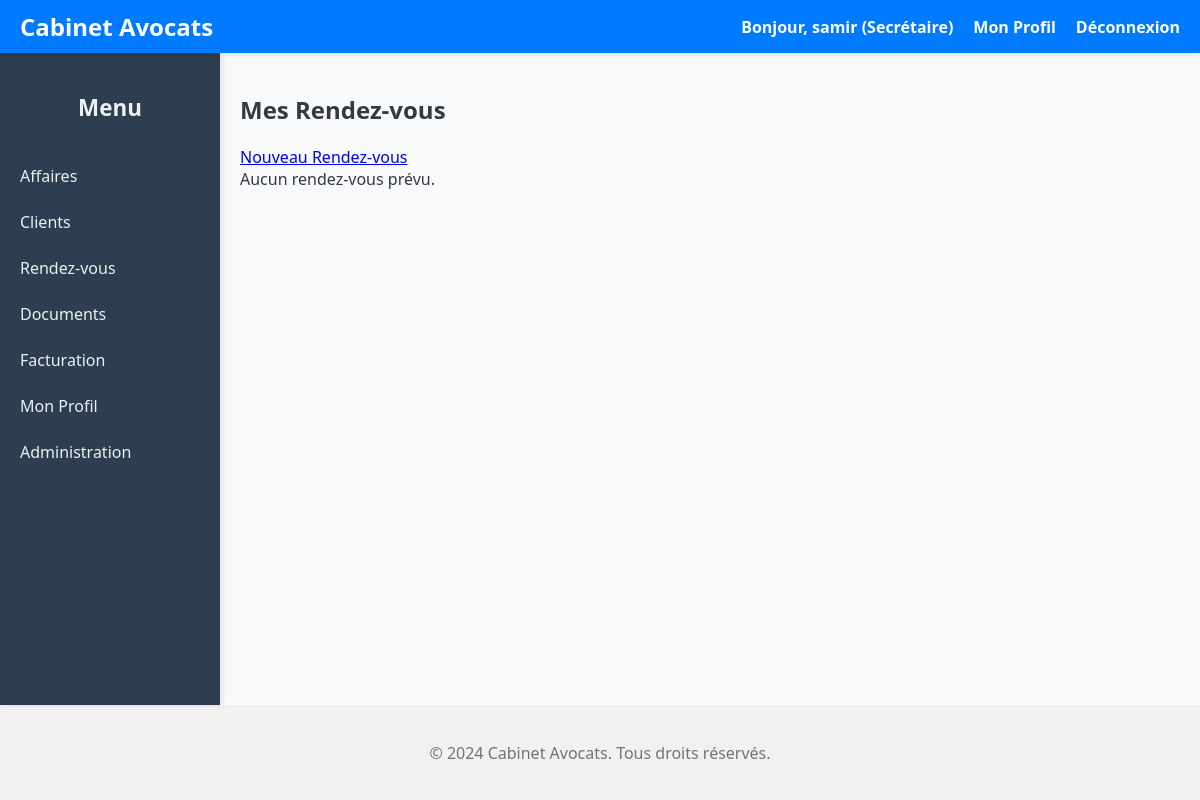
/calendrier/ (signed in), run on an earlier commit of the app's database.
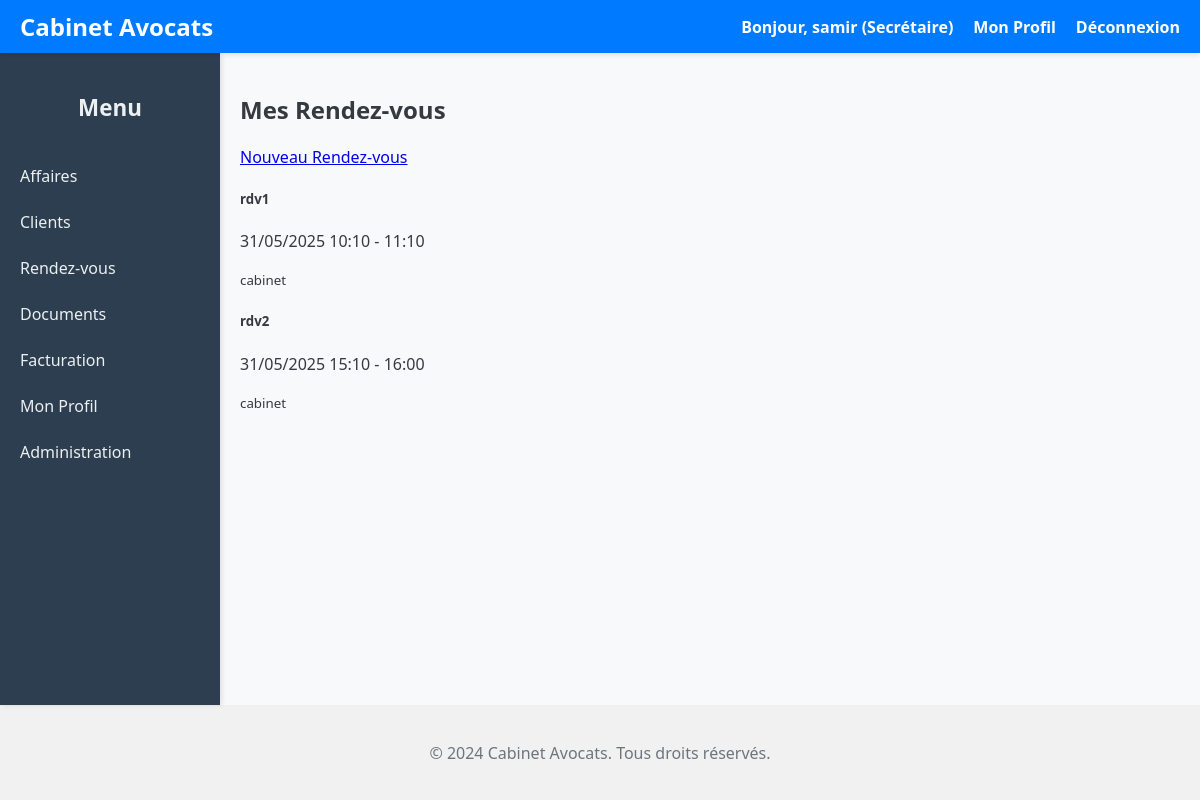
And on a later commit of the database.
### utilisateurs/models.py (models this page shows, shortened)
class Utilisateur(AbstractUser):
    ROLE_CHOICES = [
        ("AVOCAT", "Avocat"),
        ("SECRETAIRE", "Secrétaire")
    ]
    adresse = models.TextField()
    telephone = models.CharField(max_length=12, null=True, blank=True)
    role = models.CharField( max_length=20, choices=ROLE_CHOICES, default="SECRETAIRE", # Rôle par défaut si non spécifié
        verbose_name="Rôle",
        help_text="Le rôle de l'utilisateur au sein du cabinet (Avocat ou Secrétaire)."
    )
    groups = models.ManyToManyField( Group, verbose_name='groupes', blank=True, help_text='Les groupes auxquels cet utilisateur appartient. Un utilisateur '
                  'obtiendra toutes les permissions accordées à chacun de ses groupes.',
        related_name="utilisateur_set",  # Nom unique pour éviter les conflits
        related_query_name="utilisateur",
    )
    user_permissions = models.ManyToManyField( Permission, verbose_name='permissions utilisateur', blank=True, help_text='Permissions spécifiques pour cet utilisateur.',
        related_name="utilisateur_set",  # Nom unique pour éviter les conflits
        related_query_name="utilisateur",
    )
    class Meta:
        verbose_name = "Utilisateur"
        verbose_name_plural = "Utilisateurs"
        ordering = ['username'] # Tri par nom d'utilisateur par défaut

### calendrier/models.py (models this page shows, shortened)
class RendezVous(models.Model):
    titre = models.CharField(max_length=200)
    description = models.TextField(blank=True)
    date_debut = models.DateTimeField()
    date_fin = models.DateTimeField()
    lieu = models.CharField(max_length=200, blank=True)
    affaire = models.ForeignKey( Affaire, on_delete=models.SET_NULL, null=True, blank=True, related_name='rendezvous', verbose_name="Affaire associée" )
    participants = models.ManyToManyField(User, related_name='rendez_vous', null=True, blank=True)
    createur = models.ForeignKey(User, on_delete=models.CASCADE, related_name='rendez_vous_crees')
    class Meta:
        verbose_name = "Rendez-vous"
        verbose_name_plural = "Rendez-vous"
        ordering = ['date_debut']

### calendrier/views.py (the view)
# urls.py: path('', CalendrierView.as_view(), name='liste'),
class CalendrierView(LoginRequiredMixin, ListView):
    model = RendezVous
    template_name = 'calendrier/liste.html'
    context_object_name = 'rendezvous'
    def get_queryset(self):
        return RendezVous.objects.filter(
            participants=self.request.user
        ).order_by('date_debut')

### calendrier/templates/calendrier/liste.html (shortened to what this page needs)
{% extends 'base.html' %}
{% block content %}
<div class="container mt-4">
    <h2>Mes Rendez-vous</h2>
    <a href="{% url 'calendrier:creer' %}" class="btn btn-primary mb-3">
         Nouveau Rendez-vous
    </a>
    <div class="list-group">
        {% for rdv in rendezvous %}
        <div class="list-group-item">
            <div class="d-flex justify-content-between align-items-center">
                <div>
                    <h5>{{ rdv.titre }}</h5>
                    <p class="mb-1">
                        {{ rdv.date_debut|date:"d/m/Y H:i" }} - {{ rdv.date_fin|date:"H:i" }}
                    </p>
                    <small class="text-muted">{{ rdv.lieu }}</small>
                </div>
            </div>
        </div>
        {% empty %}
        <div class="alert alert-info">Aucun rendez-vous prévu.</div>
        {% endfor %}
    </div>
</div>
{% endblock %}

### templates/base.html (shortened to what this page needs)
<!DOCTYPE html>
<html lang="fr">
<head>
</head>
<body>
    <header>
        <a href="{% url 'affaire:liste_affaires' %}" class="app-title">Cabinet Avocats</a>
        <nav id="mainNav">
            {% if user.is_authenticated %}
                <span>Bonjour, {{ user.first_name|default:user.username }} ({{ user.get_role_display }})</span>
                <a href="{% url 'utilisateurs:profil' %}">Mon Profil</a>
                <a href="{% url 'utilisateurs:logout' %}">Déconnexion</a>
            {% else %}
                <a href="{% url 'utilisateurs:login' %}">Connexion</a>
            {% endif %}
        </nav>
    </header>
    <div class="main-wrapper">
        <aside class="sidebar" id="sidebar">
            {% include '_sidebar.html' %}
        </aside>
        <main class="content-wrapper">
            {% block content %}{% endblock %}
        </main>
    </div>
    <footer>
        <p>&copy; 2024 Cabinet Avocats. Tous droits réservés.</p>
    </footer>
</body>
</html>

### templates/_sidebar.html
<h2>Menu</h2>
<ul>
    <li>
        <a href="{% url 'affaire:liste_affaires' %}"
           class="{% if request.resolver_match.app_name == 'affaire' %}active{% endif %}">
           Affaires
        </a>
    </li>
    <li>
        <a href="{% url 'clients:liste' %}" class="">Clients</a>
    </li>
    <li>
        <a href="{% url 'calendrier:liste' %}" class="">Rendez-vous</a>
    </li>
    <li>
        <a href="{% url 'dossiers:liste' %}" class="">Documents</a>
    </li>
    <li>
        <a href="{% url 'facturation:liste_factures' %}"
            class="{% if request.resolver_match.app_name == 'facturation' and request.resolver_match.view_name == 'liste_factures' %}active{% endif %}">
            Facturation
        </a>
    </li>
    {% if user.is_authenticated %}
        <li>
            <a href="{% url 'utilisateurs:profil' %}"
               class="{% if request.resolver_match.view_name == 'profile' %}active{% endif %}">
               Mon Profil
            </a>
        </li>
        {% if user.is_superuser or user.is_staff %}
        <li>
            <a href="{% url 'admin:index' %}" target="_blank">Administration</a>
        </li>
        {% endif %}
    {% endif %}
</ul>

### templates/base.html (style rules this page uses)
body { font-family: 'Segoe UI', Tahoma, Geneva, Verdana, sans-serif; margin: 0; background-color: #f8f9fa; color: #343a40; display: flex; min-height: 100vh; flex-direction: column; }
header { background-color: #007bff; padding: 10px 20px; color: white; display: flex; justify-content: space-between; align-items: center; box-shadow: 0 2px 5px rgba(0,0,0,0.1); flex-shrink: 0; position: sticky; top: 0; z-index: 1000; }
header .app-title { font-size: 1.5em; font-weight: bold; color: white; text-decoration: none; flex-shrink: 0; }
header nav { display: flex; gap: 20px; align-items: center; }
header nav a, header nav span { color: white; text-decoration: none; font-weight: bold; transition: color 0.3s ease; white-space: nowrap; }
.main-wrapper { display: flex; flex-grow: 1; }
.sidebar { width: 220px; background-color: #2c3e50; color: white; padding: 20px 0; box-shadow: 2px 0 5px rgba(0,0,0,0.1); flex-shrink: 0; transition: transform 0.3s ease-in-out; overflow-y: auto; z-index: 999; }
.sidebar h2 { text-align: center; color: #ecf0f1; margin-bottom: 30px; font-size: 1.4em; }
.sidebar ul { list-style: none; padding: 0; margin: 0; }
.sidebar ul li a { display: block; padding: 12px 20px; color: #ecf0f1; text-decoration: none; transition: background-color 0.3s ease, color 0.3s ease; }
.content-wrapper { flex-grow: 1; padding: 20px; overflow-y: auto; }
footer { text-align: center; margin-top: auto; padding: 20px; color: #6c757d; border-top: 1px solid #eee; background-color: #f1f1f1; flex-shrink: 0; }
@media (min-width: 1025px) { .sidebar { width: 220px; } }
@media (min-width: 1025px) { .content-wrapper { padding: 20px; } }

What changed in the data, as far as the page shows it:
added RendezVous: titre "rdv1", date_debut "31/05/2025 10:10", date_fin "11:10", lieu "cabinet"
added RendezVous: titre "rdv2", date_debut "31/05/2025 15:10", date_fin "16:00", lieu "cabinet"
Also different on the page:
text no longer shown: "Aucun rendez-vous prévu."
